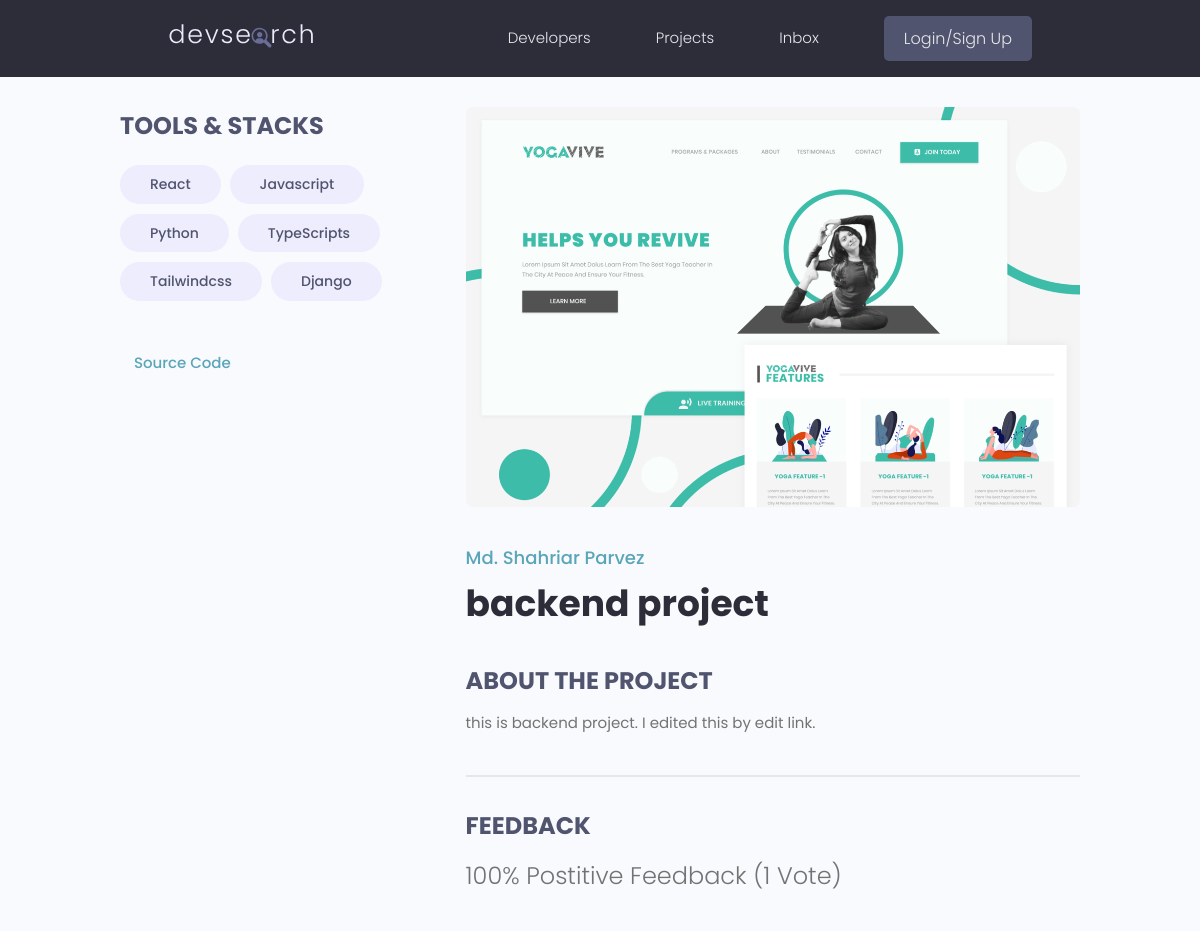
Page /project/single/0da2f75948cc417382c907a45c04b37e/ (upper part) on the earlier database version.
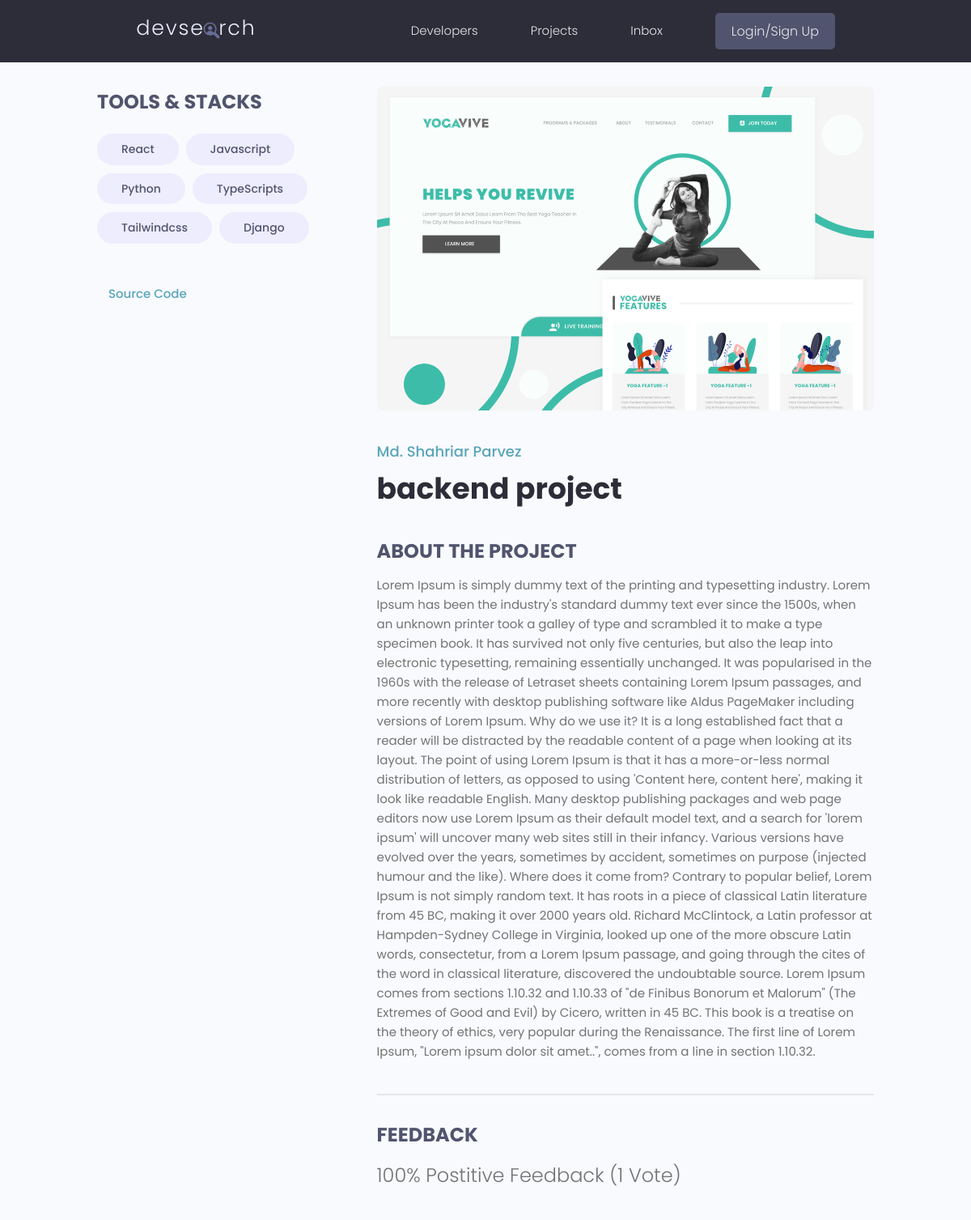
Same page on the later database version.
### projects/models.py (models this page shows, shortened)
class Project(models.Model):
      owner = models.ForeignKey(Profile,null=True,
                           blank=True, on_delete= models.SET_NULL)
      title = models.CharField(max_length=2000)
      description = models.TextField(null=True, blank=True)
      featured_image = models.ImageField( null=True, blank=True , default='default.jpg')
      demo_link = models.CharField(max_length=2000 ,null=True, blank=True)
      source_link = models.CharField(max_length=2000 ,null=True, blank=True)
      tags = models.ManyToManyField('Tag')
      vote_total = models.IntegerField(default=0,null=True,blank=True)
      vote_ratio = models.IntegerField(default=0,null=True,blank=True)
      created = models.DateTimeField(auto_now_add=True)
      id = models.UUIDField(default=uuid.uuid4 , unique=True , primary_key=True , editable=False )

### projects/views.py (the view)
# urls.py: path('single/<str:id>/', views.singlepage, name='singleproject'),
def singlepage(request, id ):
      project = Project.objects.get(id=id)
      tags = project.tags.all()
      return render(request, 'projects/singleproject.html',{'project': project ,'tags':tags} )

### projects/models.py (called while the page is built)
      def __str__(self):
            return self.name

### projects/templates/projects/singleproject.html (shortened to what this page needs)
{% extends 'base.html' %}
{% load static %}
{% block content %}
  <main class="singleProject my-md">
      <div class="container">
        <div class="layout">
          <div class="column column--1of3">
            <h3 class="singleProject__subtitle">Tools & Stacks</h3>
            <div class="singleProject__toolStack">
            {%for tag in tags %}
              <span class="tag tag--pill tag--sub tag--lg">
                <small>{{tag}}</small>
              </span>
            {%endfor%}
            </div>
            {% if project.source_link %}
                  <a class="singleProject__liveLink" href="{{project.source_link}}" target="_blank">
                        Source Code
                  </a>
            {% else %}
                  <i class="im im-external-link">
                        No Source
                  </i>
            {%endif%}
          </div>
          <div class="column column--2of3">
            <img class="singleProject__preview" src="{{ project.featured_image.url }}" alt="portfolio thumbnail" />
            <a href="profile.html" class="singleProject__developer">Md. Shahriar Parvez</a>
            <h2 class="singleProject__title">{{project.title}}</h2>
            <h3 class="singleProject__subtitle">About the Project</h3>
            <div class="singleProject__info">
                  {{project.description }}
            </div>
            <div class="comments">
              <h3 class="singleProject__subtitle">Feedback</h3>
              <h5 class="project--rating">
                {{project.vote_ratio}}% Postitive Feedback
                  {% if project.vote_total == 1 or 0 %}
                    ({{project.vote_total}} Vote)
                  {% else %}
                    ({{project.vote_total}} Votes)
                  {% endif %}
              </h5>
            </div>
          </div>
        </div>
      </div>
    </main>
 {% endblock %}

Differences in the rows shown:
changed Project "backend project": description "this is backend project. I edited this by edit link." → "Lorem Ipsum is simply dummy text of the printing and typesetting industry. Lorem Ipsum has been the industry's standard dummy text ever since the 1500s, when an unknown printer took a galley of type and scrambled it to make a type specimen book. It has survived not only five centuries, but also the leap into electronic typesetting, remaining essentially unchanged. It was popularised in the 1960s with the release of Letraset sheets containing Lorem Ipsum passages, and more recently with desktop publishing software like Aldus PageMaker including versions of Lorem Ipsum. Why do we use it? It is a long established fact that a reader will be distracted by the readable content of a page when…"
